Frame 1 (no input): blank canvas, image omitted
Frame 60 (no input): blank canvas, image omitted
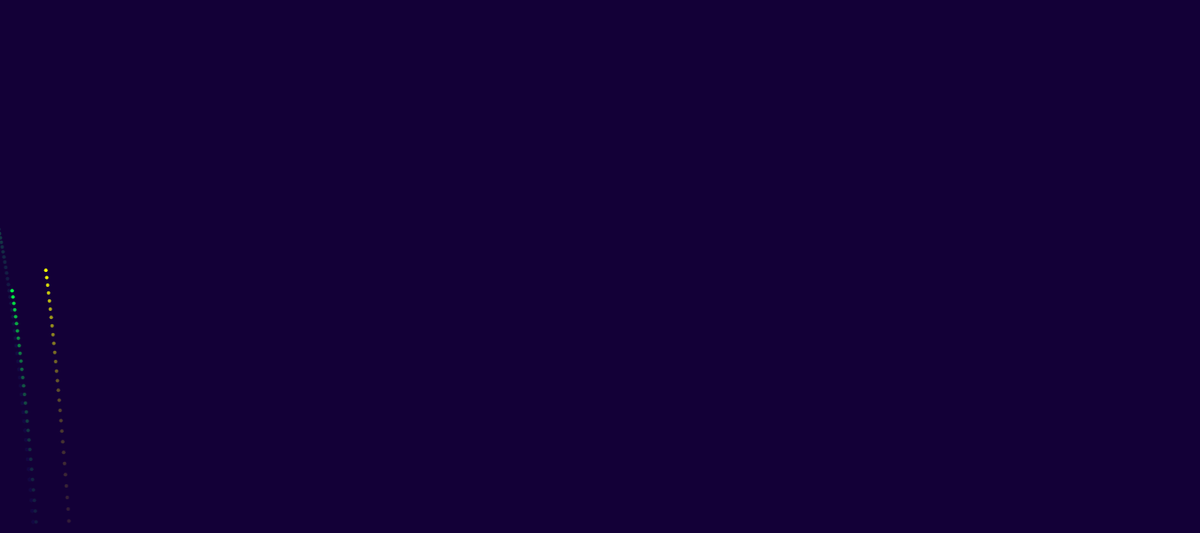
Frame 120 (the mouse pressed at the canvas centre since frame 60)

The p5.js sketch whose frames 1 and 60 were blank and that drew this single picture after the mouse press (run headless with seeded random() and noise() and a simulated clock; from frame 60 on, the mouse is pressed at the canvas centre):

// p5.js sketch
// ── sketch.js

var fireworks = [];
var gravity;



function setup() {
  createCanvas(1350, 600);
  colorMode(HSB);
  gravity = createVector(0, 0.2);
  stroke(255);
  strokeWeight(4);
  background(0);
}

function draw() {
  colorMode(RGB);
  background(30, 0, 65, 21);
  
  if (random(1) < 0.03) {  // con que frecuencia se va creando cada fuego artificial 
    fireworks.push(new Firework());
  }
  
  for (var i = fireworks.length - 1; i >= 0; i--) {
    fireworks[i].update();
    fireworks[i].show();
    
    if (fireworks[i].done()) {
      fireworks.splice(i, -1);
    }
  }
}

// ── firework.js


function Firework() {
  this.hu = random(250);  // color  //0 red
  this.firework = new Particle(random(width), height, this.hu, true);
  this.exploded = false;
  this.particles = [];

  this.done = function() {
    if (this.exploded && this.particles.length === 93) {
      return true;
    } else {
      return false;
    }
  }

  this.update = function() {
    if (!this.exploded) {
      this.firework.applyForce(gravity);
      this.firework.update();
      
      if (this.firework.vel.y >= 0) {
        this.exploded = true;
        this.explode();
      }
    }
    
    for (var i = this.particles.length - 1; i >= 0; i--) {
      this.particles[i].applyForce(gravity);
      this.particles[i].update();
      
      if (this.particles[i].done()) {
        this.particles.splice(i, 1);
      }
    }
  }

  this.explode = function() {
    for (var i = 0; i < 100 ; i++) {
      var p = new Particle(this.firework.pos.x, this.firework.pos.y, this.hu, false);
      this.particles.push(p);
    }
  }

  this.show = function() {
    if (!this.exploded) {
      this.firework.show();
    }
    
    for (var i = 0; i < this.particles.length; i++) {
      this.particles[i].show();
    }
  }
}

// ── particle.js

function Particle(x, y, hu, firework) { // color y posicion de la particula
  this.pos = createVector(x, y); // lugar donde se creara la particula
  this.firework = firework; 
  this.lifespan = 255; // esperanza de vida de la particula 
  this.hu = hu;  // color de la particula
  this.acc = createVector(0, 0);
  
  if (this.firework) {
    this.vel = createVector(-1, random(-12, -15));  // altura maxima de la partícula 
  } else {
    this.vel = p5.Vector.random2D();
    this.vel.mult(random(1,50));  
  }
 
  this.applyForce = function(force) {
    this.acc.add(force);
  }

  this.update = function() {
    if (!this.firework) {
      this.vel.mult(0.8);  
      this.lifespan -= 0.3;
    }
    
    this.vel.add(this.acc);
    this.pos.add(this.vel);
    this.acc.mult(0);
  }

  this.done = function() {
    if (this.lifespan < 0) {
      return true;
    } else {
      return false;
    }
  }

  this.show = function() {
    colorMode(HSB);
    
    if (!this.firework) {
      strokeWeight(2);
      stroke(hu, 255, 255, this.lifespan);
    } else {
      strokeWeight(4);
      stroke(hu, 255, 255);
    }
    
    point(this.pos.x, this.pos.y);
  }
}
